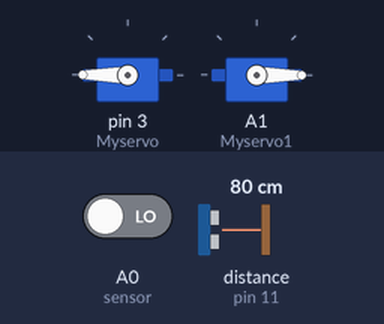
This sketch was run on a simulated Arduino Uno, built with avr-gcc and run on an emulated ATmega328P. On the bench: 2 × servo. Wiring (inferred from the names in the program): ultrasonic range finder: trigger pin 12; echo pin 11. The inputs (shaded band) are chosen by the test bench; at power-on: distance to the obstacle (sensor on pin 11) 80 cm, A0 (sensor) LOW. The echo pulse lasts 58.3 µs per cm.

Above: at 5.9 s.
6.0 s: distance to the obstacle (sensor on pin 11) set to 120 cm
At 11.4 s:
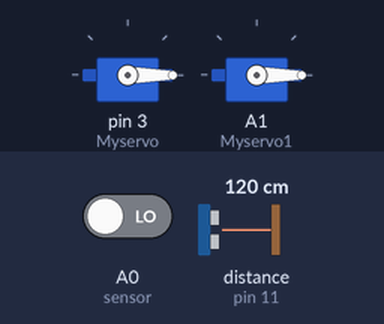
12.1 s: A0 (sensor) driven HIGH
At 16.8 s:
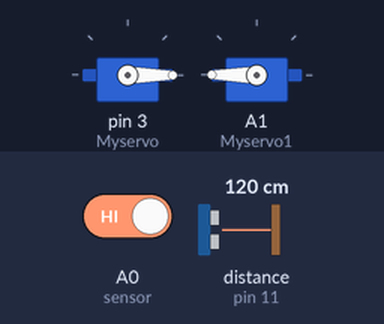
18.2 s: distance to the obstacle (sensor on pin 11) set to 88 cm
24.3 s: distance to the obstacle (sensor on pin 11) set to 79 cm
At 26.1 s:
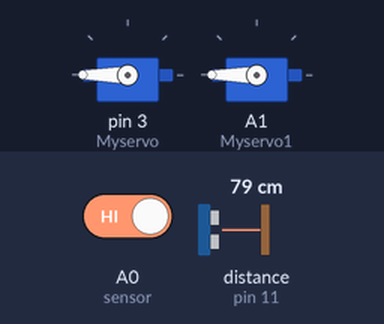
30.4 s: distance to the obstacle (sensor on pin 11) set to 250 cm
At 31.8 s:
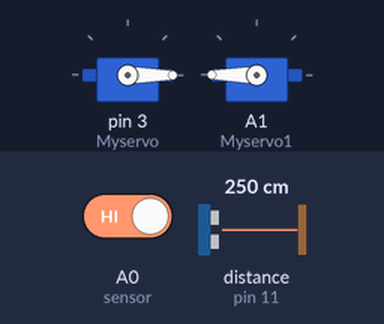
36.5 s: distance to the obstacle (sensor on pin 11) set to 2 cm
At 41.3 s:
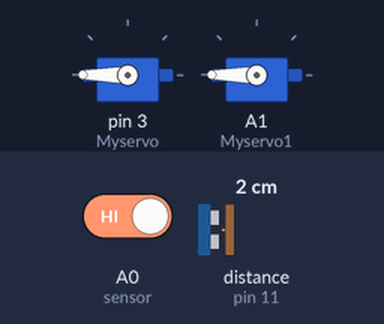
Timing chart, 0 to 42.8 s (numbered marks = the images above; inputs shaded):
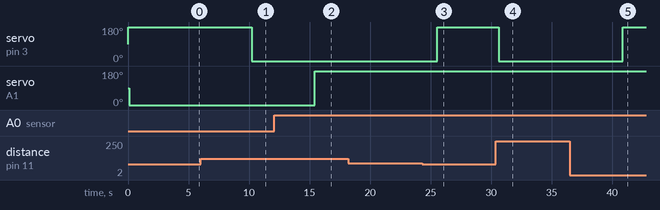

Measured:
- the behaviour switches between 83 and 82 cm on distance to the obstacle (sensor on pin 11) (found by bisection; images 2 and 3)
- after the input at 6.0 s, servo on pin 3 (Myservo): 180° → 0° after 4.2 s
- after the input at 12.1 s, servo on A1 (Myservo1): 0° → 180° after 3.3 s
- after the input at 18.2 s, every drawn part: stays the same
- after the input at 24.3 s, servo on pin 3 (Myservo): 0° → 180° after 1.2 s
- after the input at 30.4 s, servo on pin 3 (Myservo): 180° → 0° after 0.25 s
- after the input at 36.5 s, servo on pin 3 (Myservo): 0° → 180° after 4.4 s

The sketch:

automatic-sanitizer_and_automatic-door.ino
```cpp
#include<Servo.h>
int echoPin = 11;
int trigPin = 12;
int sensor = A0;
Servo Myservo;
Servo Myservo1;

int long duration;
int distance;
void setup(){
Myservo.attach(3);
pinMode(echoPin,INPUT);
pinMode(trigPin,OUTPUT);

pinMode(sensor, INPUT);
Myservo1.attach(A1);

}

void loop()
{
digitalWrite(trigPin,LOW);
delayMicroseconds(2);
digitalWrite(trigPin,HIGH);
delayMicroseconds(10);
digitalWrite(trigPin,LOW);
duration=pulseIn(echoPin,HIGH);
distance=(duration*0.034/2);


if(distance<=80){
  Myservo.write(180);

}
else {
  Myservo.write(0);

}
  delay(100);

  int sensorval = digitalRead(sensor);
  if(sensorval == HIGH){
    Myservo1.write(180);
  }else{
    Myservo1.write(0);}
  delay(5000);

}
```
